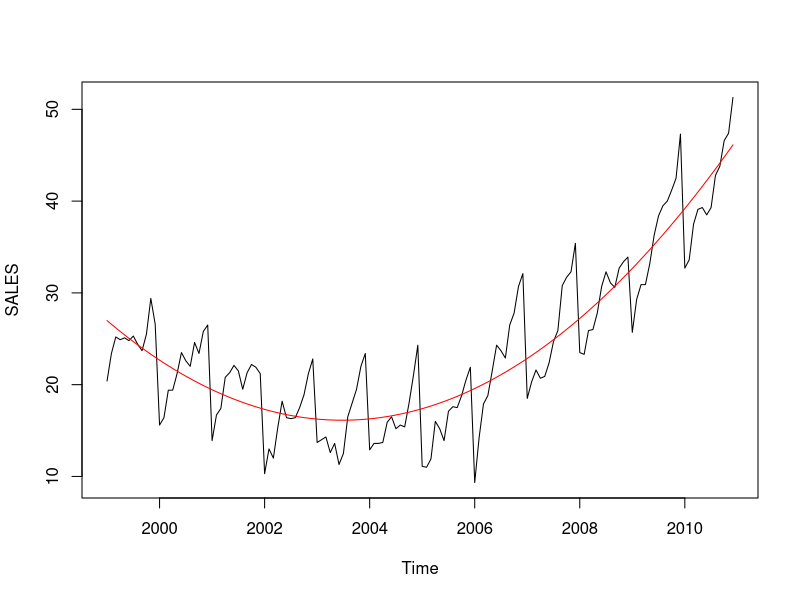
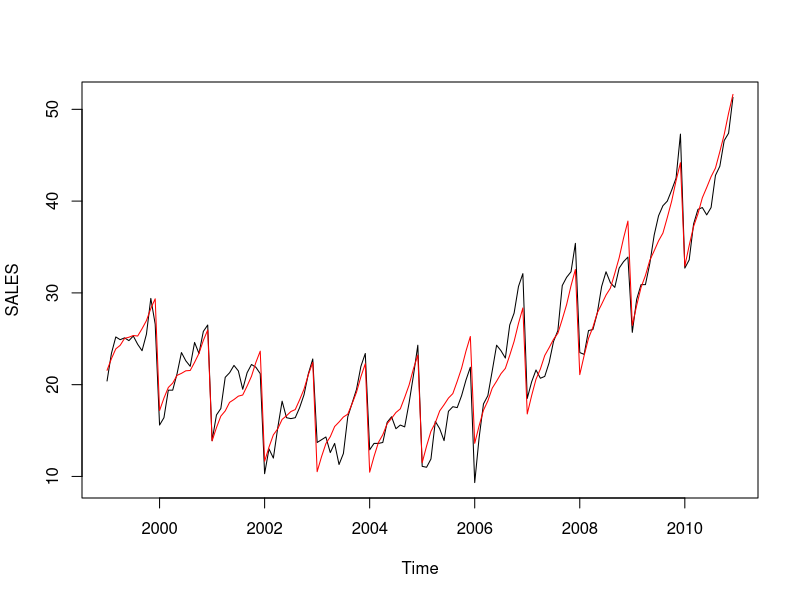
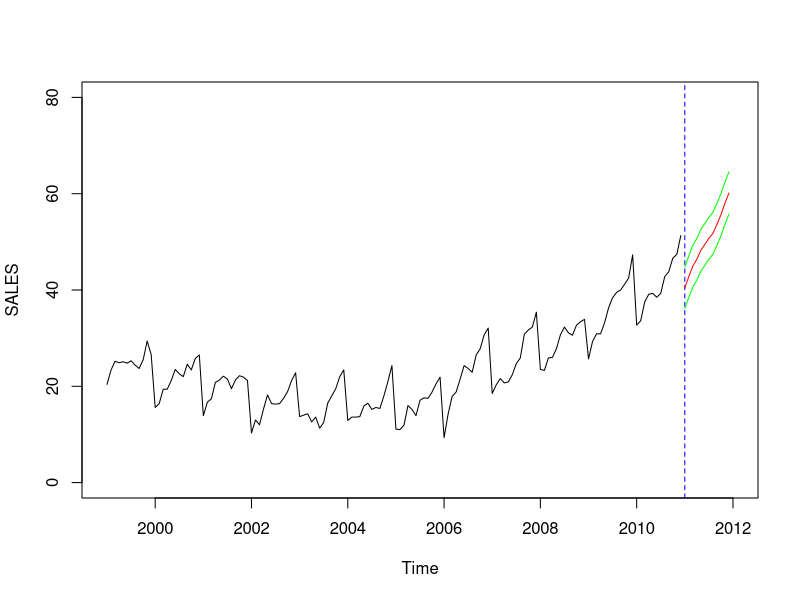

Here is the R script that generated these plots, in order:
setwd("~/googledrive/Analytics/msan604/AS1/")
rm(list=ls())

sales <- read.table("SALES.txt")
sales <- ts(sales, start=1999, frequency=12)

t <- time(sales)
t2 <- t^2
month <- as.factor(cycle(sales))

trend_reg <- lm(sales~ t + t2)
plot(sales)
points(t,predict.lm(trend_reg),type='l',col='red')

# Quadratic trend fits the movement of the data extremely well. From visual inspection, the 
# curve pass through the center of each cycle, capturing the overall movement of the data equally. 


trend_reg <- lm(sales~ t + t2 + month)
plot(sales)
points(t,predict.lm(trend_reg),type='l',col='red')


t.new <- seq(2011,2012,length=13)[1:12] 
t2.new <- t.new^2
month.new <- factor(rep(1:12,1)) 

new <- data.frame(t=t.new, t2=t2.new, month=month.new)
pred <- predict.lm(trend_reg,new,interval='prediction')
  
plot(sales,xlim=c(1999,2012),ylim=c(0,80)) #plotting the data

abline(v=2011,col='blue',lty=2)
lines(pred[,1]~t.new,type='l',col='red')
lines(pred[,2]~t.new,col='green') 
lines(pred[,3]~t.new,col='green')
